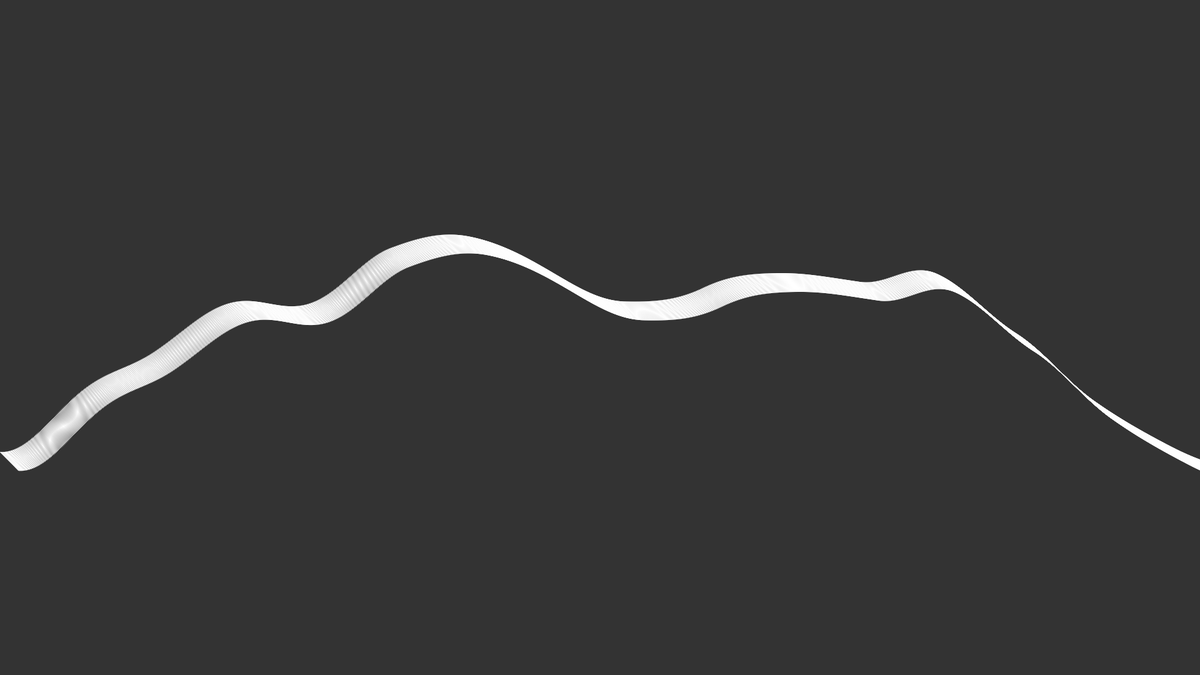
Frame 1 (no input)
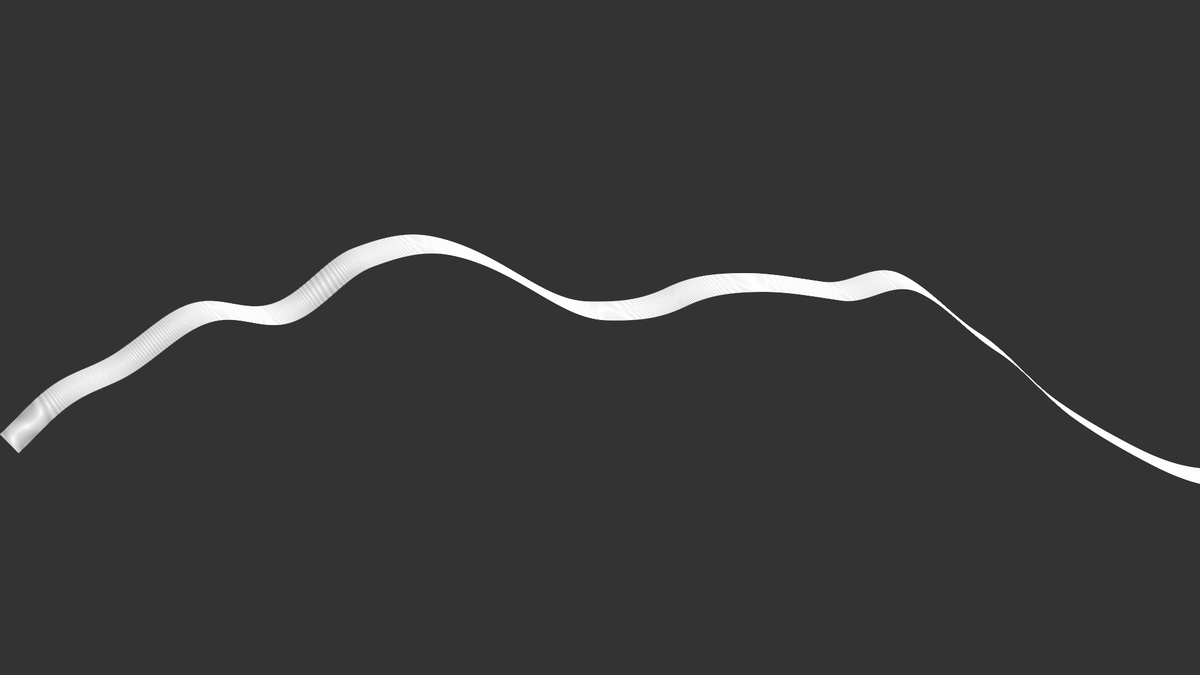
Frame 60 (no input)
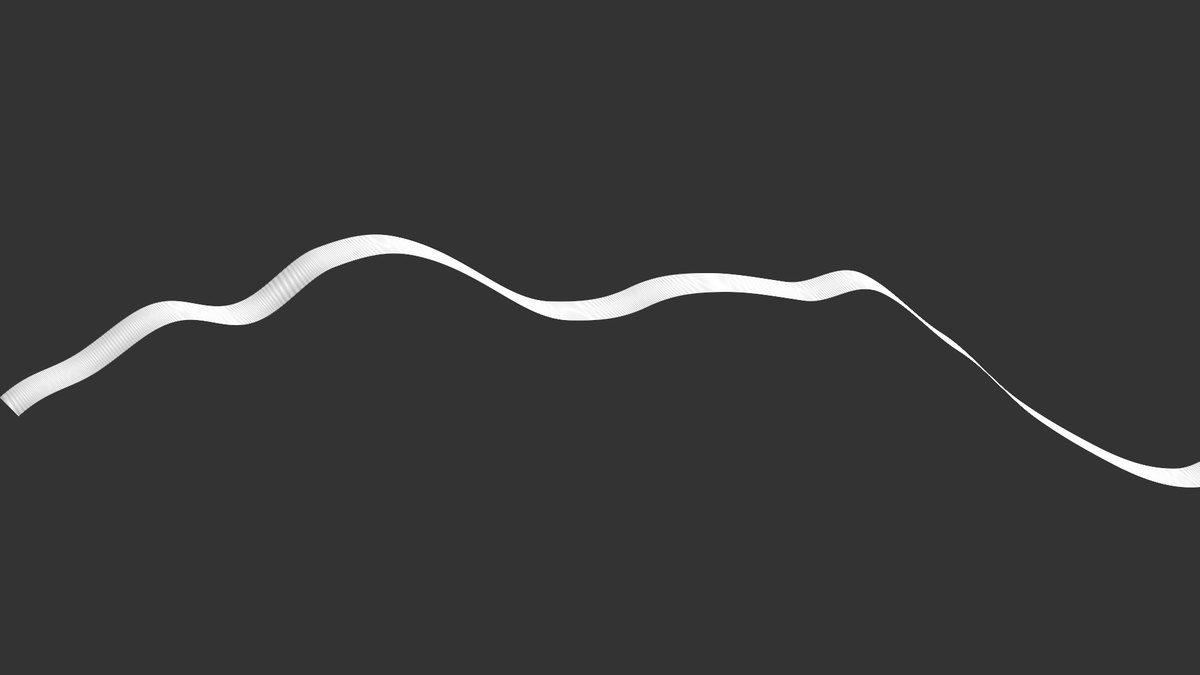
Frame 120 (the mouse pressed at the canvas centre since frame 60)

The p5.js sketch that drew these frames (run headless with seeded random() and noise() and a simulated clock; from frame 60 on, the mouse is pressed at the canvas centre):

// p5.js sketch
// ── sketch.js
//var xoff1 = 0;
//var xoff2 = 1000;
var inc = 0.001;
var start = 0;
var lineOff = 30;
var lineAmount = 20;
function setup(){
	createCanvas(1920,1080);
}
function draw(){
	background(51);
	stroke(255,40,21);
	noFill();
	beginShape();
	var xoff = start;
	for (var x = 0; x < width; x++){
		stroke(255);

		var n = map(noise(xoff), 0, 1, 0, height);
		var s = map(sin(xoff),-1, 1, -50, 50);
		var y = s + n;
		vertex(x,y);
		for (var i = 0 ; i < lineAmount; i++){
			vertex(x+lineOff,y+lineOff);
		}
		xoff += inc;
	}
	endShape();
	start += inc;

}
